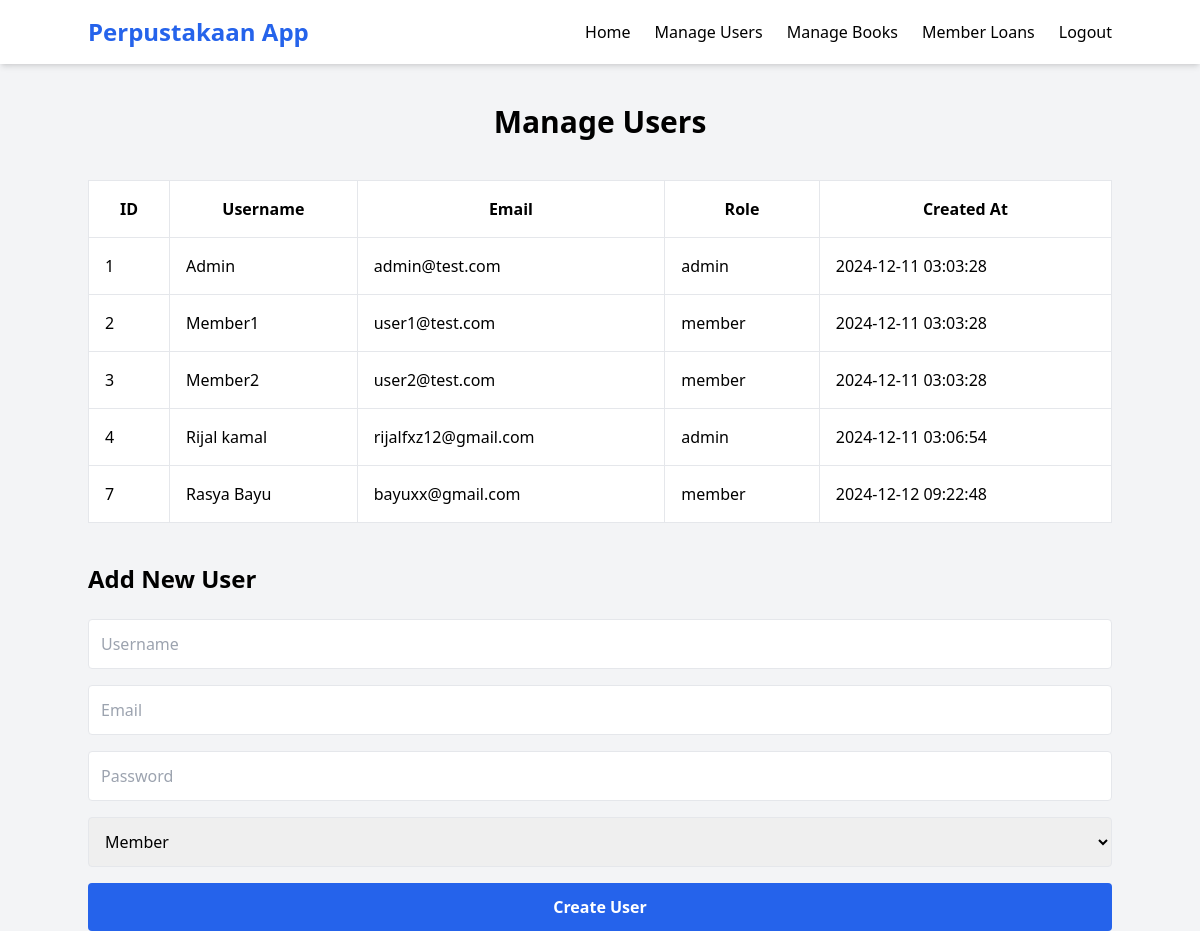
The app's page /admin/users (signed in) with its own data.
### tables this page shows
CREATE TABLE `user` (
  `id` int(11) NOT NULL,
  `username` varchar(100) NOT NULL,
  `email` varchar(100) NOT NULL,
  `password` varchar(255) NOT NULL,
  `role` enum('admin','member') DEFAULT 'member',
  `created_at` timestamp NOT NULL DEFAULT current_timestamp()
);

### controllers/UserManagementController.php (called while the page is built, shortened)
<?php
class UserManagementController
{
    private $db;
    public function __construct($db)
    {
        $this->db = $db;
    }
    public function index()
    {
        $sql = "SELECT id, username, email, role, created_at FROM user";
        $stmt = $this->db->query($sql);
        $users = $stmt->fetchAll(PDO::FETCH_ASSOC);
        require 'views/manageUsers.php';
    }
}

### views/manageUsers.php (the view, shortened to what this page needs)
<!DOCTYPE html>
<html lang="en">
<head>
    <script src="https://cdn.tailwindcss.com"></script>
</head>
<body class="bg-gray-100">
    <?php require 'assets/header.php'; ?>
    <h1 class="text-3xl font-bold text-center mt-10">Manage Users</h1>
    <div class="container mx-auto mt-10">
        <table class="min-w-full bg-white border-collapse border border-gray-200">
            <thead>
                <tr>
                    <th class="border border-gray-200 p-4">ID</th>
                    <th class="border border-gray-200 p-4">Username</th>
                    <th class="border border-gray-200 p-4">Email</th>
                    <th class="border border-gray-200 p-4">Role</th>
                    <th class="border border-gray-200 p-4">Created At</th>
                </tr>
            </thead>
            <tbody>
                <?php foreach ($users as $user): ?>
                    <tr>
                        <td class="border border-gray-200 p-4"><?= $user['id'] ?></td>
                        <td class="border border-gray-200 p-4"><?= $user['username'] ?></td>
                        <td class="border border-gray-200 p-4"><?= $user['email'] ?></td>
                        <td class="border border-gray-200 p-4"><?= $user['role'] ?></td>
                        <td class="border border-gray-200 p-4"><?= $user['created_at'] ?></td>
                    </tr>
                <?php endforeach; ?>
            </tbody>
        </table>
        <h2 class="text-2xl font-bold mt-10">Add New User</h2>
        <form action="/admin/users/create" method="POST" class="mt-6 space-y-4">
            <input type="text" name="username" placeholder="Username" class="w-full p-3 border rounded">
            <input type="email" name="email" placeholder="Email" class="w-full p-3 border rounded">
            <input type="password" name="password" placeholder="Password" class="w-full p-3 border rounded">
            <select name="role" class="w-full p-3 border rounded">
                <option value="member">Member</option>
            </select>
            <button type="submit" class="w-full p-3 bg-blue-600 text-white font-bold rounded">Create User</button>
        </form>
    </div>
</body>
</html>

### records on screen
user: id "1", username "Admin", email "admin@test.com", role "admin", created_at "2024-12-11 03:03:28"
user: id "2", username "Member1", email "user1@test.com", role "member", created_at "2024-12-11 03:03:28"
user: id "3", username "Member2", email "user2@test.com", role "member", created_at "2024-12-11 03:03:28"
user: id "4", username "Rijal kamal", email "rijalfxz12@gmail.com", role "admin", created_at "2024-12-11 03:06:54"
user: id "7", username "Rasya Bayu", email "bayuxx@gmail.com", role "member", created_at "2024-12-12 09:22:48"
